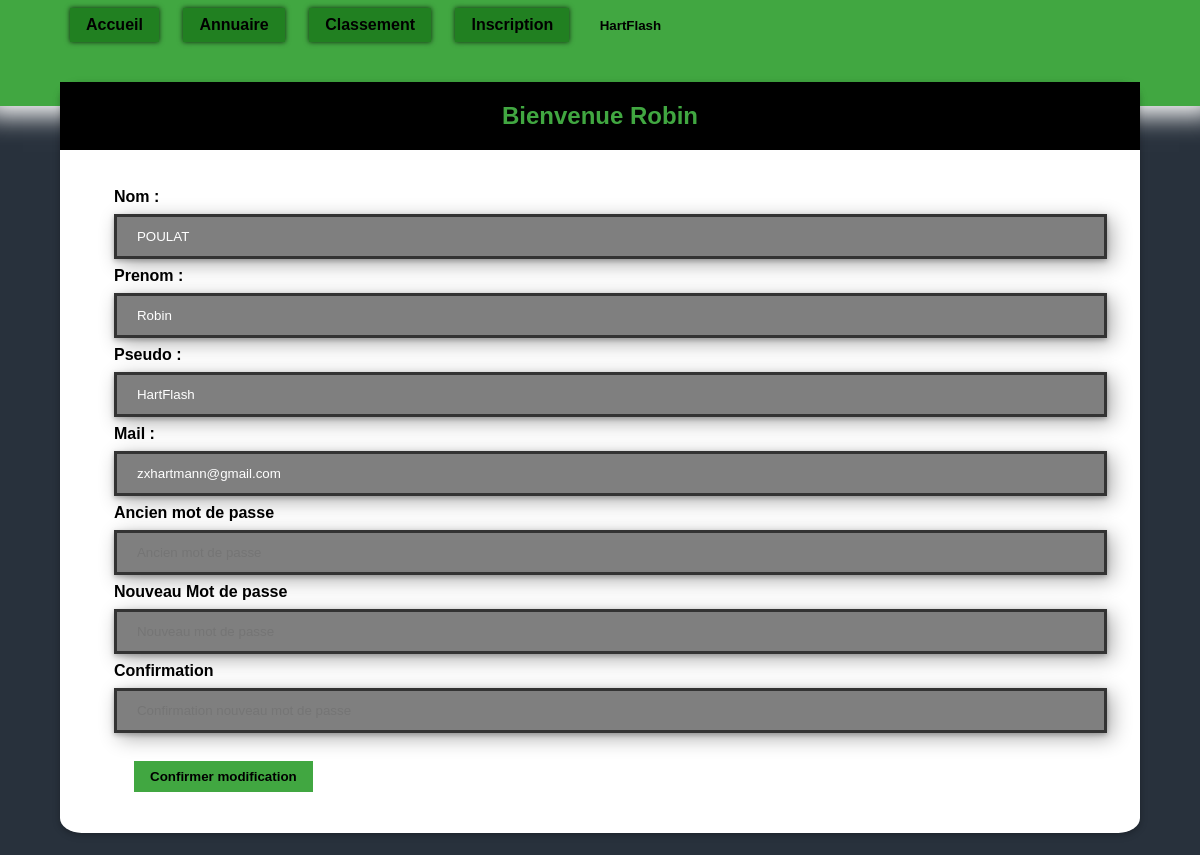
Screenshot of /profile/modifier.php (signed in) with the database file from the repository.
### tables this page shows
CREATE TABLE `zng_user` (
  `id` int(11) NOT NULL,
  `pseudo` varchar(25) NOT NULL,
  `pass` varchar(100) NOT NULL,
  `genre` enum('M','Mme') NOT NULL,
  `nom` varchar(35) NOT NULL,
  `prenom` varchar(25) NOT NULL,
  `email` varchar(50) NOT NULL,
  `date_insc` datetime NOT NULL DEFAULT CURRENT_TIMESTAMP,
  `date_naiss` date NOT NULL DEFAULT '1000-00-01',
  `ip` varchar(15) NOT NULL COMMENT 'Table ip ban'
);

### assets/php/pdo/pdo_users.php (called while the page is built, shortened)
<?php
include 'pdo_init.php';
$sqlsel = 'SELECT pseudo,genre,nom,prenom,email,date_insc,date_naiss FROM zng_user WHERE id= ? ';
$sel = $pdo->prepare($sqlsel, array(PDO::ATTR_CURSOR => PDO::CURSOR_FWDONLY));
?>

### profile/modifier.php (the view, shortened to what this page needs)
<!DOCTYPE html>
<html lang="fr" dir="ltr">
    <head>
    <link rel="stylesheet" href="../assets/css/master.css">
    </head>
    <body>
<?php include '../assets/php/gen_nav.php';
?>
    <div id="card" class="zng-center zng-margin-top">
    <div class="zng-solo">
    <div  class="zng-card" style="min-height:500px">
    <h2>Bienvenue<?php echo " ".$_SESSION["zngname"];?></h2>
<div class="zng-padding-16">
<?php
    include '../assets/php/pdo/pdo_users.php';
include '../assets/php/pdo/pdo_log.php';
$sel->execute(array($_SESSION['zngid']));
$res=$sel->fetch();
if(isset($_POST['mod'])){
    if(isset($_POST['nom']) && isset($_POST['prenom']) && isset($_POST['login']) && isset($_POST['mail']) && isset($_POST['oldpass'])){
        if(isset($_POST['newpass']) && isset($_POST['newpass2'])){
            if($_POST['newpass'] == $_POST['newpass2']){
                $mail = $_POST['mail'];
                $log->execute(array($mail,md5($_POST['oldpass'])));
                if($log->rowCount() == 1){
                    $pass = md5($_POST['newpass']);
                    $mdp_nouv->execute();
                    $pdo->query('UPDATE zng_user SET nom = '.$_POST['nom'].' prenom = '.$_POST['prenom'].' pseudo = '.$_POST['login'].' WHERE email = '.$_POST["mail"]);
                    echo "Changement du mot de passe et des informations réussi";
                }
                else{
                    echo "Changement de mot de passe échouée";
                }
            }
        }
        else{
            $mail = $_POST['mail'];
                $log->execute(array($mail,md5($_POST['oldpass'])));
        $pdo->query('UPDATE zng_user SET nom = '.$_POST['nom'].' prenom = '.$_POST['prenom'].' pseudo = '.$_POST['login'].' WHERE email = '.$_POST["mail"]);
         echo "Changement des informations réussi";
        }
    }
}
else{
    echo '<form class="" action="" method="post">';
    echo 'Nom :<br><input class="zng-text-form" type="text" name="nom" value="'.$res['nom']."\"><br>";
    echo 'Prenom :<br><input class="zng-text-form" type="text" name="prenom" value="'.$res['prenom']."\"><br>";
    echo 'Pseudo :<br><input class="zng-text-form" type="text" name="login" value="'.$res['pseudo']."\"><br>";
    echo 'Mail :<br><input class="zng-text-form" type="text" name="mail" value="'.$res['email']."\" disabled><br>";
    echo 'Ancien mot de passe <br><input class="zng-text-form" type="password" name="oldpass" placeholder="Ancien mot de passe"> <br>';
    echo 'Nouveau Mot de passe <br>
            <input class="zng-text-form" type="password" name="newpass" placeholder="Nouveau mot de passe"><br>';
    echo 'Confirmation <br>
            <input class="zng-text-form" type="password" name="newpass2" placeholder="Confirmation nouveau mot de passe">
    <button class="zng-btn" type="submit" name="mod" style="margin:2%;">Confirmer modification</button>
   </form> ';
}
?>
</div>
</div>
</div>
</div>
</body>
</html>

### assets/css/master.css (style rules this page uses)
body { margin:0; font-family:'Verdana', Arial, sans-serif; }
article,aside,details,div,figcaption,figure,footer,header,main,menu,nav,section,summary { display:block; position:relative; }
.zng-padding-16 { padding-top:16px;padding-bottom:16px }
.zng-center { text-align:center; }
.zng-btn,.zng-button { border:none; display:inline-block; padding:8px 16px; vertical-align:middle; overflow:hidden; text-decoration:none; color:black; background-color:#41a741; text-align:center; cursor:pointer; white-space:nowrap; font-weight: bold; }
.zng-btn,.zng-button { -webkit-touch-callout:none; -webkit-user-select:none; -khtml-user-select:none; -moz-user-select:none; -ms-user-select:none; user-select:none }
.zng-solo { width: 90%; margin: 5% 5% 0 5%; }
.zng-margin-top>.zng-solo { margin-top: -2%; }
.zng-margin-top { margin-top:0% }
.zng-card { text-align:left; box-shadow: 0 2px 5px 0 rgba(0,0,0,0.16),0 2px 10px 0 rgba(0,0,0,0.12); bottom: 0; min-width: 400px; background-color: white; min-height:460px; height: 80%; border-radius: 2% }
.zng-card h2 { text-align: center; background-color: #000000; padding:20px 0 ; margin: 0; width: 100%; color: #41a741; }
.zng-card>div { padding-left:3% }
.zng-card>p,.zng-card>form,.zng-card>div,.zng-card>table { margin:2%; font-weight: bold; font-family:'Verdana', Arial, sans-serif; padding-bottom: 2%; }
.zng-text-form { background-color: rgba(0,0,0,0.5); box-shadow: 0 2px 5px 0 rgba(0,0,0,0.26),5px 5px 20px 0 rgba(0,0,0,0.32); border: 3px solid rgba(0,0,0,0.6); padding: 12px 0px 12px 20px; margin: 8px 0px 8px 0px; height: 5%; width: 96.3%; color: white; box-sizing: content-box; }
body { background-color: #28313C; height: 100% }

### rows the page displays
zng_user: nom "POULAT", prenom "Robin", login "HartFlash", mail "zxhartmann@gmail.com"

### other values shown
_SESSION['zngpseudo'] "HartFlash"
$_SESSION["zngname"] "Robin"
